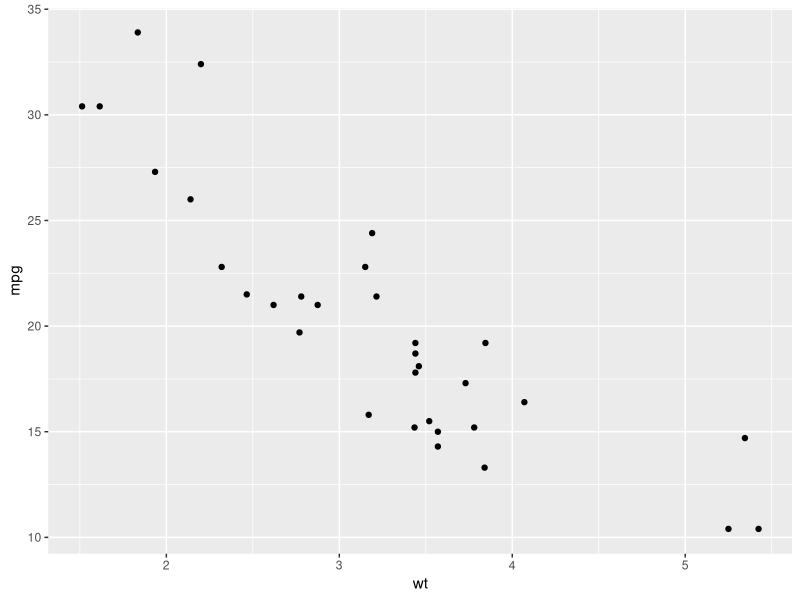
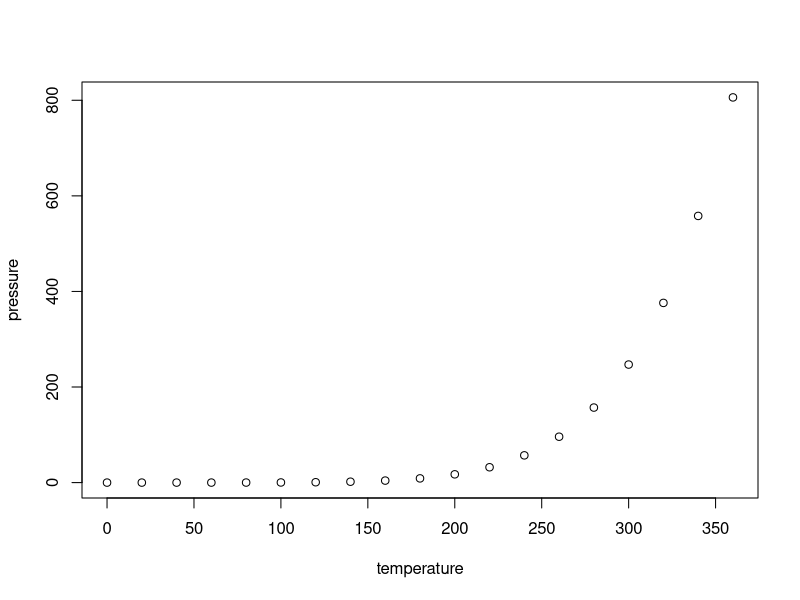

Here is the R script that generated these plots, in order:
## ---- chunk 1
knitr::opts_chunk$set(echo = TRUE)
#This is an R code
summary(mtcars)
## ---- chunk 2
knitr::opts_chunk$set(echo = TRUE)
library(ggplot2)
data("mtcars")
ggplot(mtcars, aes(x=wt, y=mpg))+
  geom_point()


## ---- chunk 3
knitr::opts_chunk$set(echo = TRUE)
library(knitr)
library(ggplot2)
library(markdown)

## ---- chunk 4
kable(head(mtcars, n = 5), digits = 3, format = "markdown")
## ---- chunk 5
summary(cars)
## ---- chunk 6
plot(pressure)
